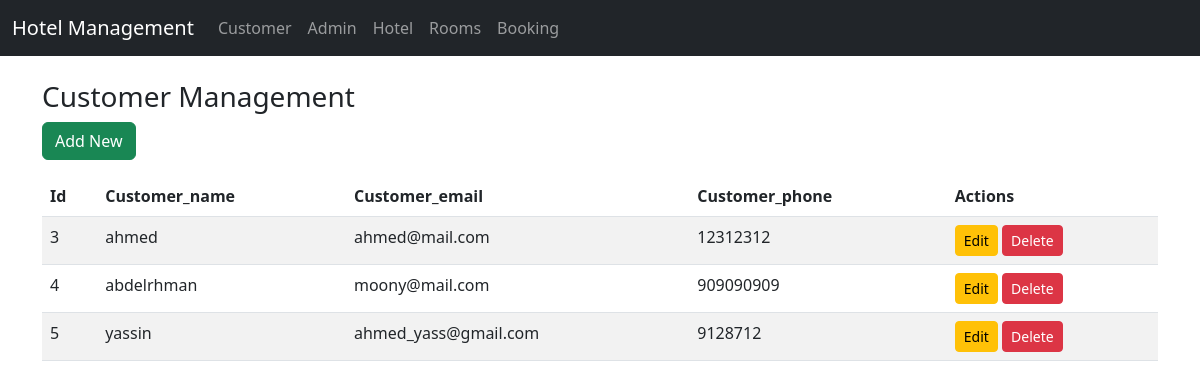
Page /admin/home.php on the committed database.
### tables this page shows
CREATE TABLE `customer` (
  `id` int(10) NOT NULL,
  `customer_name` varchar(50) NOT NULL,
  `customer_password` int(15) NOT NULL,
  `customer_email` varchar(50) NOT NULL,
  `customer_address` varchar(50) NOT NULL,
  `customer_phone` int(15) NOT NULL,
  `customer_nationality` varchar(15) NOT NULL,
  `identity_type` text NOT NULL,
  `proof_of_identity` varchar(15) NOT NULL,
  `customer_job` varchar(15) NOT NULL
);

### admin/home.php (the view, shortened to what this page needs)
<?php
$conn = new mysqli("localhost", "root", "", "hotel");
function displayTable($conn, $tableName, $columns) {
    $sql = "SELECT * FROM $tableName";
    $result = $conn->query($sql);
    echo "<div class='container'>";
    echo "<h3>" . ucfirst($tableName) . " Management</h3>";
    echo "<a href='add.php?table=$tableName' class='btn btn-success mb-3'>Add New</a>";
    echo "<table class='table table-striped'>";
    echo "<thead><tr>";
    foreach ($columns as $column) {
        echo "<th>" . ucfirst($column) . "</th>";
    }
    echo "<th>Actions</th>";
    echo "</tr></thead>";
    echo "<tbody>";
    if ($result->num_rows > 0) {
        while ($row = $result->fetch_assoc()) {
            echo "<tr>";
            foreach ($columns as $column) {
                echo "<td>" . htmlspecialchars($row[$column]) . "</td>";
            }
            echo "<td>";
            echo "<a href='edit.php?table=$tableName&id=" . $row['id'] . "' class='btn btn-warning btn-sm'>Edit</a> ";
            echo "<a href='delete.php?table=$tableName&id=" . $row['id'] . "' class='btn btn-danger btn-sm' onclick=\"return confirm('Are you sure you want to delete this record?');\">Delete</a>";
            echo "</td>";
            echo "</tr>";
        }
    } else {
        echo "<tr><td colspan='" . (count($columns) + 1) . "' class='text-center'>No records found.</td></tr>";
    }
    echo "</tbody></table></div>";
}
?>
<!DOCTYPE html>
<html lang="en">
<head>
    <link href="https://cdn.jsdelivr.net/npm/bootstrap@5.3.0/dist/css/bootstrap.min.css" rel="stylesheet">
</head>
<body>
<nav class="navbar navbar-expand-lg navbar-dark bg-dark">
    <div class="container-fluid">
        <a class="navbar-brand" href="home.php">Hotel Management</a>
        <div class="collapse navbar-collapse" id="navbarNav">
            <ul class="navbar-nav">
                <li class="nav-item"><a class="nav-link" href="display.php?table=customer">Customer</a></li>
                <li class="nav-item"><a class="nav-link" href="display.php?table=admin">Admin</a></li>
                <li class="nav-item"><a class="nav-link" href="display.php?table=hotel">Hotel</a></li>
                <li class="nav-item"><a class="nav-link" href="display.php?table=rooms">Rooms</a></li>
                <li class="nav-item"><a class="nav-link" href="display.php?table=booking">Booking</a></li>
            </ul>
        </div>
    </div>
</nav>
<div class="tab-content mt-4">
    <div class="tab-pane fade show active" id="customer">
        <?php include 'crud.php'; displayTable($conn, 'customer', ['id', 'customer_name', 'customer_email', 'customer_phone']); ?>
    </div>
</div>
</body>
</html>

### rows in the picture
customer: id "3", customer_name "ahmed", customer_email "ahmed@mail.com", customer_phone "12312312"
customer: id "4", customer_name "abdelrhman", customer_email "moony@mail.com", customer_phone "909090909"
customer: id "5", customer_name "yassin", customer_email "ahmed_yass@gmail.com", customer_phone "9128712"

### other values in the picture
$tableName "Customer"
$column "Id"
$column "Customer_name"
$column "Customer_email"
$column "Customer_phone"
